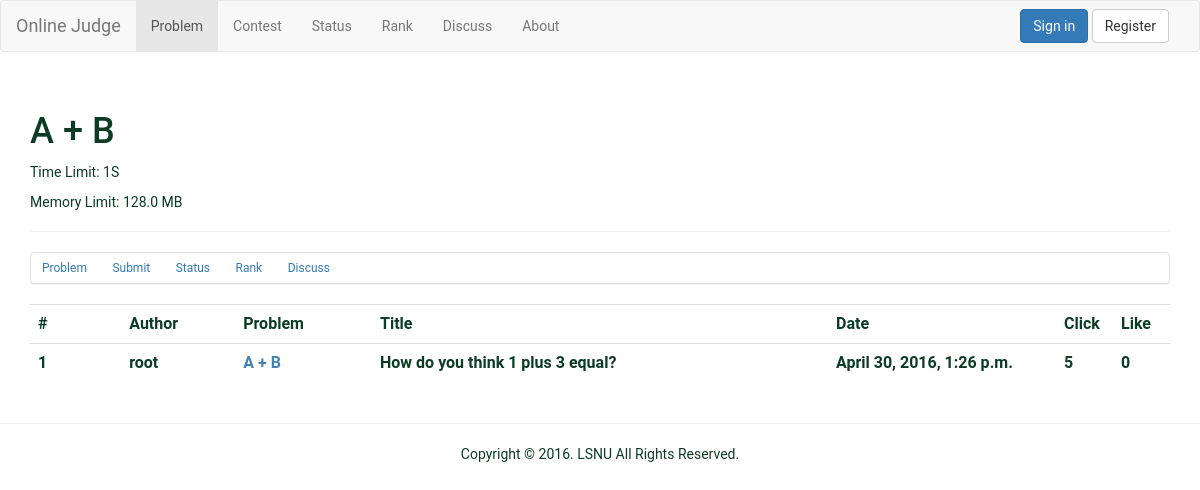
The app's page /problem/1/discuss with its own data.
### OJ/models.py (models this page shows, shortened)
class Problem(models.Model):
    uid = models.ForeignKey(User)
    published_time = models.DateTimeField(auto_now_add=True)
    limit_time = models.PositiveIntegerField(default=1)
    limit_memory = models.PositiveIntegerField(default=1024*1024*128)
    answer_lang = models.PositiveSmallIntegerField(choices=LANG_CHOICE,default=0)
    title = models.CharField(max_length=254)
    content = models.TextField()
    input = models.TextField()
    output = models.TextField()
    note = models.TextField(blank=True)
    source = models.TextField(blank=True)
    class Meta:
        ordering = ['published_time']

class Discuss(models.Model):
    uid = models.ForeignKey(UserInfo)
    pid = models.ForeignKey(Problem)
    date = models.DateTimeField(auto_now=True)
    title = models.CharField(max_length=100)
    discuss = models.TextField(max_length=500)
    click_num = models.IntegerField(default=0)
    like = models.IntegerField(default=0)
    class Meta:
        ordering = ['date']

class UserInfo(models.Model):
    id = models.OneToOneField(User, primary_key=True, related_name='info')
    school = models.CharField(max_length=50, blank=True)
    def __str__(self):
        return str(self.id)

### OJ/views.py (the view)
# urls.py: url(r'^problem/([0-9]+)/discuss$', views.problem_discuss),
def problem_discuss(req, id):
    id = int(id)
    discuss_obj = Discuss.objects.filter(pid = id)
    return ren2res('problem/problem_discuss.html', req, {'problem': Problem.objects.get(id=id),'list':discuss_obj})

### OJ/views.py (called while the page is built)
def ren2res(template,req,dict={}):
    if req.user.is_authenticated():
        dict.update({'user':{'id':req.user.id,'name':req.user.get_username()}})
    else:
        dict.update({'user':False})
    if req:
        return render_to_response(template,dict,context_instance=RequestContext(req))
    else:
        return render_to_response(template,dict)

### templates/problem/problem_discuss.html
{% extends "problem/problem_base.html" %}
{% block detail %}
<table class="table">
<col width="8%" />
<col width="10%" />
<col width="12%" />
<col width="40%" />
<col width="20%" />
<col width="5%" />
<col width="5%" />
<tr>
    <th>#</th>
    <th>Author</th>
    <th>Problem</th>
    <th>Title</th>
    <th>Date</th>
    <th>Click</th>
    <th>Like</th>
</tr>
{% for item in list %}
<tr>
    <th>{{ forloop.counter }}</th>
    <th>{{ item.uid }}</th>
    <th><a href="/problem/{{ item.id }}">{{ item.pid.title }}</a></th>
    <th>{{ item.discuss }}</th>
    <th>{{ item.date }}</th>
    <th>{{ item.click_num }}</th>
    <th>{{ item.like }}</th>
</tr>
{% endfor %}
</table>
{% endblock %}

### templates/problem/problem_base.html (shortened to what this page needs)
{% extends "base.html" %}
{% block navbar %}{% include "include/navbar-problem.html" %}{% endblock %}
{% block header %}
<h1>{{ problem.title }}</h1>
<ul class="list-inline">
    <p><li>Time Limit: {{ problem.limit_time }}S</li></p>
    <p><li>Memory Limit: {{problem.limit_memory|filesizeformat}}</li></p>
</ul>
{% endblock %}
{% block content %}
<div class="panel panel-default">
    {% include "problem/include/subnav.html" %}
</div>
{% block detail %}{% endblock %}
{% endblock %}

### templates/base.html (shortened to what this page needs)
<html>
    <head>
        <link rel="stylesheet" href="http://cdn.bootcss.com/bootstrap/3.3.2/css/bootstrap.min.css">
    </head>
    <body>
        <nav class="navbar navbar-default">
            <div class="container-fluid">
                <div class="navbar-header"><a class="navbar-brand" href="/">Online Judge</a></div>
                <ul class="nav navbar-nav">
                {% block navbar %}{% endblock %}
                </ul>
                {% if user %}
                <p class="navbar-collapse navbar-text  navbar-right">Welcome,
                    <a href="/user/{{ user.id }}" class="navbar-link bg-info">{{ user.name }} </a>
                    <a href="/logout" class="navbar-link bg-danger">Exit</a>
                </p>
                {% else %}
                <div class="navbar-collapse navbar-right">
                    <a href="/login"><button class="btn btn-primary navbar-btn">Sign in</button></a>
                    <a href="/register"><button class="btn btn-default navbar-btn">Register</button></a>
                </div>
                {% endif %}
            </div>
        </nav>
        <div class="container">
            <div class="page-header">
            {% block header %}{% endblock %}
            </div>
        {% block content %}{% endblock %}
        </div>
        <footer>
        <center>{% block footer %}<hr>Copyright &copy; 2016. LSNU All Rights Reserved.{% endblock %}</center>
        </footer>
    </body>
</html>

### templates/include/navbar-problem.html
                    <li class="active"><a href="/problem">Problem</a></li>
                    <li><a href="/contest">Contest</a></li>
                    <li><a href="/status">Status</a></li>
                    <li><a href="/rank">Rank</a></li>
                    <li><a href="/discuss">Discuss</a></li>
                    <li><a href="/about">About</a></li>

### templates/problem/include/subnav.html
    <a class="btn btn-link btn-sm" href="/problem/{{ problem.id }}">Problem</a>
    <a class="btn btn-link btn-sm" href="/problem/{{ problem.id }}/submit">Submit</a>
    <a class="btn btn-link btn-sm" href="/problem/{{ problem.id }}/status">Status</a>
    <a class="btn btn-link btn-sm" href="/problem/{{ problem.id }}/rank">Rank</a>
    <a class="btn btn-link btn-sm" href="/problem/{{ problem.id }}/discuss">Discuss</a>

### templates/base.html (style rules this page uses)
body { color: #0c3c26; font-family: "Roboto",Corbel,Avenir,"Lucida Grande","Lucida Sans",sans-serif; }
a { color:steelblue; }

### records on screen
Problem: title "A + B", limit_time "1", limit_memory|filesizeformat "128.0 MB"
Discuss: uid "root", pid "A + B", discuss "How do you think 1 plus 3 equal?", date "April 30, 2016, 1:26 p.m.", click_num "5", like "0"
